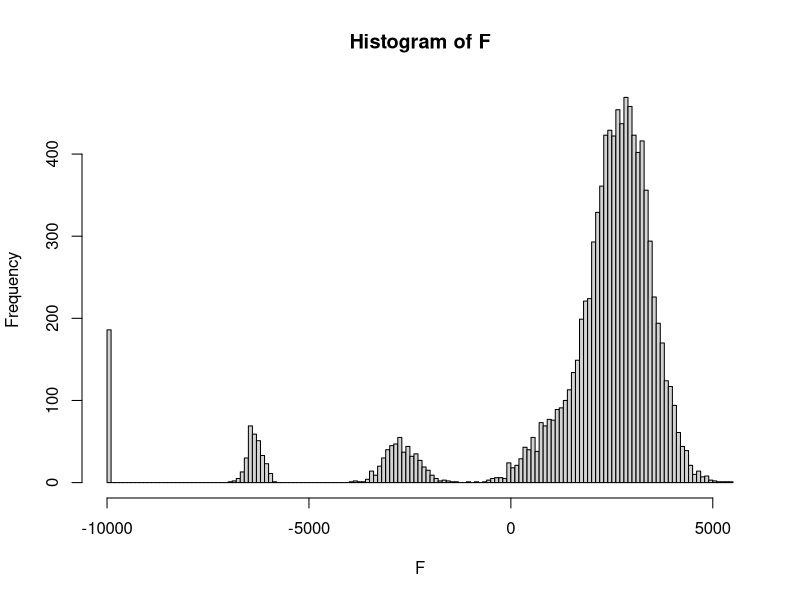

Recreate this plot in R.
fish.Q = 3500
price.G = 3.25
fixed.operate = 10000
S=10000

#daily earning without uncertaincy
dailyearning.w = fish.Q * price.G - fixed.operate

#daily earning with uncertaincy
fish.R.sim = sample(c(0, 1000, 2000, 3000, 4000, 5000, 6000),
                    size = S,
                    prob = c(0.02, 0.03, 0.05, 0.08, 0.33, 0.29, 0.2),
                    replace=T)
price.R.sim = rnorm(S, 3.65, 0.2)

F=c()
for(i in 1:S){
  F[i] = min(fish.R.sim[i],fish.Q) * price.R.sim[i] - fixed.operate
}
summary(F)
hist(F,breaks=200)

